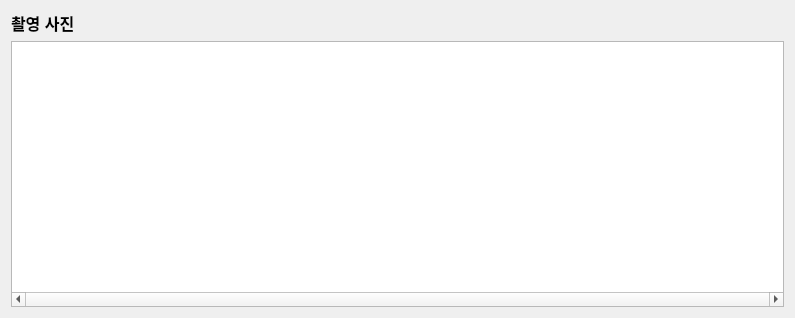
<?xml version="1.0" encoding="UTF-8"?>
<ui version="4.0">
 <class>ImageManager</class>
 <widget class="QWidget" name="ImageManager">
  <property name="geometry">
   <rect>
    <x>0</x>
    <y>0</y>
    <width>795</width>
    <height>318</height>
   </rect>
  </property>
  <property name="windowTitle">
   <string>Form</string>
  </property>
  <layout class="QGridLayout" name="gridLayout">
   <item row="0" column="0">
    <layout class="QVBoxLayout" name="verticalLayout">
     <item>
      <widget class="QLabel" name="label_4">
       <property name="font">
        <font>
         <pointsize>12</pointsize>
         <bold>true</bold>
        </font>
       </property>
       <property name="text">
        <string>촬영 사진</string>
       </property>
      </widget>
     </item>
     <item>
      <widget class="QListWidget" name="imageListWidget">
       <property name="baseSize">
        <size>
         <width>600</width>
         <height>80</height>
        </size>
       </property>
       <property name="verticalScrollBarPolicy">
        <enum>Qt::ScrollBarAsNeeded</enum>
       </property>
       <property name="horizontalScrollBarPolicy">
        <enum>Qt::ScrollBarAlwaysOn</enum>
       </property>
       <property name="iconSize">
        <size>
         <width>300</width>
         <height>300</height>
        </size>
       </property>
       <property name="flow">
        <enum>QListView::TopToBottom</enum>
       </property>
       <property name="resizeMode">
        <enum>QListView::Adjust</enum>
       </property>
       <property name="viewMode">
        <enum>QListView::IconMode</enum>
       </property>
       <property name="batchSize">
        <number>96</number>
       </property>
      </widget>
     </item>
    </layout>
   </item>
  </layout>
 </widget>
 <resources/>
 <connections/>
</ui>
